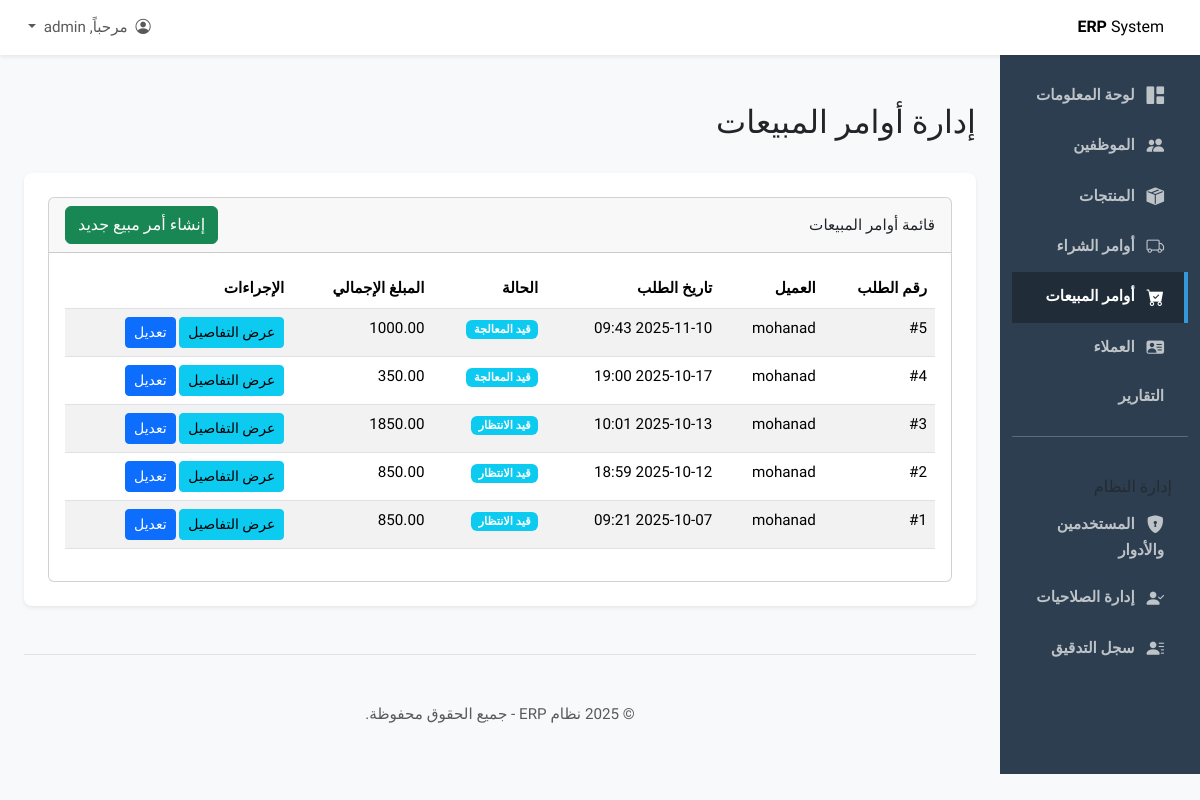
The page /customers/orders/ (signed in) on the database its author committed.
### sales/models.py (models this page shows, shortened)
class SalesOrder(models.Model):
    STATUS_CHOICES = [
        ('PENDING', 'قيد الانتظار'),
        ('PROCESSING', 'قيد المعالجة'),
        ('SHIPPED', 'تم الشحن'),
        ('DELIVERED', 'تم التسليم'),
        ('CANCELLED', 'ملغى'),
    ]
    customer = models.ForeignKey(Customer, on_delete=models.CASCADE, verbose_name="العميل")
    order_date = models.DateTimeField(default=timezone.now, verbose_name="تاريخ الطلب")
    status = models.CharField(max_length=20, choices=STATUS_CHOICES, default='PENDING', verbose_name="حالة الطلب")
    total_amount = models.DecimalField(max_digits=10, decimal_places=2, default=0.00, verbose_name="المبلغ الإجمالي")
    created_by = models.ForeignKey(Employee, on_delete=models.SET_NULL, null=True, blank=True, verbose_name="تم إنشاؤه بواسطة")
    history = HistoricalRecords()
    class Meta:
        verbose_name = "أمر مبيع"
        verbose_name_plural = "أوامر المبيعات"

class Customer(models.Model):
    name = models.CharField(max_length=200, verbose_name="اسم العميل")
    email = models.EmailField(blank=True, null=True, verbose_name="البريد الإلكتروني")
    phone_number = models.CharField(max_length=20, blank=True, null=True, verbose_name="رقم الهاتف")
    address = models.TextField(blank=True, null=True, verbose_name="العنوان")
    class Meta:
        verbose_name = "العميل"
        verbose_name_plural = "العملاء"

### sales/views.py (the view)
# urls.py: path('', views.sales_order_list_view, name='sales_order_list'),
@login_required
@permission_required('sales.view_salesorder', raise_exception=True)
def sales_order_list_view(request):
    orders = SalesOrder.objects.all().order_by('-order_date') # عرض الأحدث أولاً
    return render(request, 'sales/sales_order_list.html', {'orders': orders})

### sales/templates/sales/sales_order_list.html (shortened to what this page needs)
{% extends "base.html" %}
{% block page_title %}إدارة أوامر المبيعات{% endblock %}
{% block content %}
<div class="card">
    <div class="card-header d-flex justify-content-between align-items-center">
        <span>قائمة أوامر المبيعات</span>
        {% if perms.sales.add_salesorder %}
            <a href="{% url 'sales_order_add' %}" class="btn btn-success">إنشاء أمر مبيع جديد</a>
        {% endif %}
    </div>
    <div class="card-body">
        <div class="table-responsive">
            <table class="table table-striped table-hover">
                <thead>
                    <tr>
                        <th>رقم الطلب</th>
                        <th>العميل</th>
                        <th>تاريخ الطلب</th>
                        <th>الحالة</th>
                        <th>المبلغ الإجمالي</th>
                        {% if perms.sales.view_salesorder or perms.sales.change_salesorder %}
                            <th>الإجراءات</th>
                        {% endif %}
                    </tr>
                </thead>
                <tbody>
                    {% for order in orders %}
                    <tr>
                        <td>#{{ order.id }}</td>
                        <td>{{ order.customer.name }}</td>
                        <td>{{ order.order_date|date:"Y-m-d H:i" }}</td>
                        <td><span class="badge bg-info">{{ order.get_status_display }}</span></td>
                        <td>{{ order.total_amount }}</td>
                        {% if perms.sales.view_salesorder or perms.sales.change_salesorder %}
                        <td>
                            {% if perms.sales.view_salesorder %}
                                <a href="{% url 'sales_order_detail' pk=order.pk %}" class="btn btn-sm btn-info">عرض
                                    التفاصيل</a>
                            {% endif %}
                            {% if perms.sales.change_salesorder %}
                                <a href="{% url 'sales_order_edit' pk=order.pk %}" class="btn btn-sm btn-primary">تعديل</a>
                            {% endif %}
                        </td>
                        {% endif %}
                    </tr>
                    {% empty %}
                    <tr>
                        <td colspan="6" class="text-center">لا يوجد أوامر مبيعات لعرضها.</td>
                    </tr>
                    {% endfor %}
                </tbody>
            </table>
        </div>
    </div>
</div>
{% endblock %}

### static/css/custom.css (style rules this page uses)
body { font-family: 'Cairo', sans-serif; font-size: 0.95rem; background-color: #f8f9fa; }

### rows shown on the page
SalesOrder: id "5", customer.name "mohanad", order_date "2025-11-10 09:43", status "قيد المعالجة", total_amount "1000.00"
SalesOrder: id "4", customer.name "mohanad", order_date "2025-10-17 19:00", status "قيد المعالجة", total_amount "350.00"
SalesOrder: id "3", customer.name "mohanad", order_date "2025-10-13 10:01", status "قيد الانتظار", total_amount "1850.00"
SalesOrder: id "2", customer.name "mohanad", order_date "2025-10-12 18:59", status "قيد الانتظار", total_amount "850.00"
SalesOrder: id "1", customer.name "mohanad", order_date "2025-10-07 09:21", status "قيد الانتظار", total_amount "850.00"
